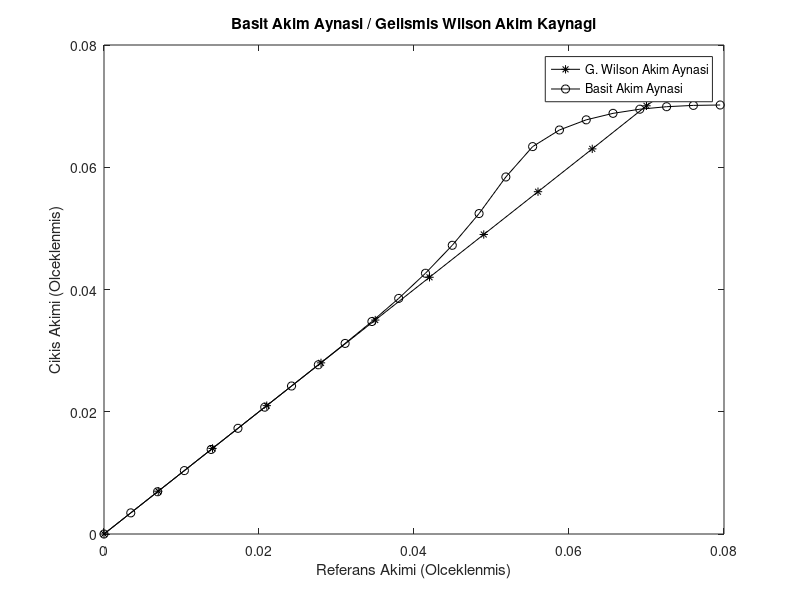

The MATLAB source for this figure: (Note: this script raises an error after producing the figure.)
clc
clear
close all

load('data3_1.txt');
data3_1 = data3_1';

d3_Vd = data3_1(2,:);
d3_Iout = data3_1(4,:);
Iref3 = data3_1(1,:);

load('data3_compare.txt');
data3_compare = data3_compare';

d2_Vd = data3_compare(2,:);
d2_Iout = data3_compare(4,:);
Iref2 = data3_compare(1,:);

%%
d3_Vdmin = min(d3_Vd);
d2_Vdmin = min(d2_Vd);

d3vdmin_index = find(d3_Vd == d3_Vdmin);
d2vdmin_index = find(d2_Vd == d2_Vdmin);

%%

d3_Iout = d3_Iout(1:7:d3vdmin_index);
d2_Iout = d2_Iout(1:7:d2vdmin_index);


coef = d3vdmin_index / d2vdmin_index;

plot(Iref3(1:7:d3vdmin_index),d3_Iout , '-*k'); hold on;
plot(Iref2(1:7:d2vdmin_index)*coef,d2_Iout*coef , '-ok');
title("Basit Akim Aynasi / Gelismis Wilson Akim Kaynagi");
xlabel("Referans Akimi (Olceklenmis)");
ylabel("Cikis Akimi (Olceklenmis)");
lcd = legend("G. Wilson Akim Aynasi","Basit Akim Aynasi");
lcd.Location = 'northwest';

